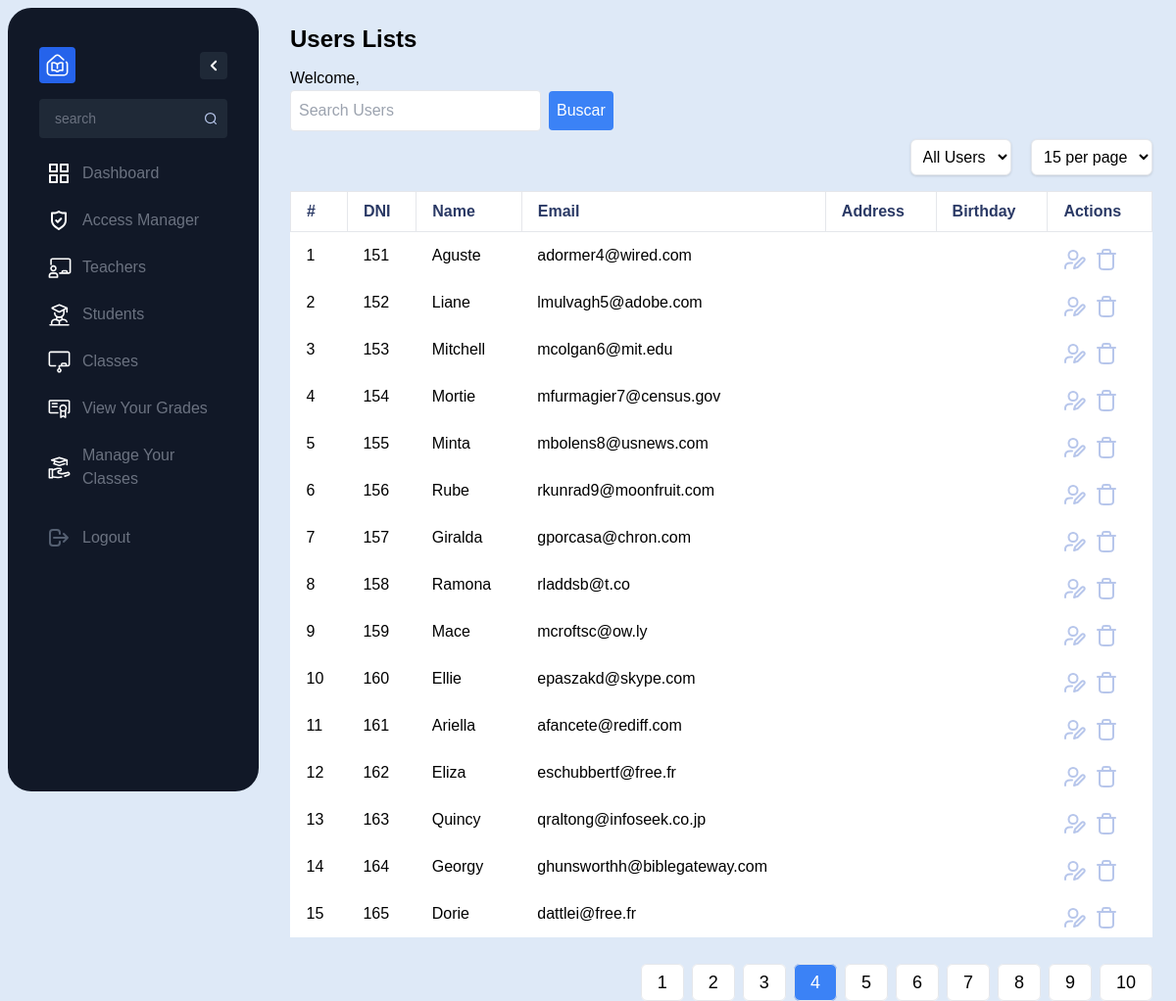
/?page=4, run on the app's committed database.
### tables this page shows
CREATE TABLE `users` (
  `id` int(11) NOT NULL,
  `username` varchar(50) NOT NULL,
  `password` varchar(50) NOT NULL,
  `email` varchar(100) DEFAULT NULL,
  `roleId` int(11) DEFAULT NULL,
  `name` varchar(255) DEFAULT NULL,
  `address` varchar(255) DEFAULT NULL,
  `birthday` date DEFAULT NULL,
  `photo` varchar(255) DEFAULT NULL
);

### src/Controller/AdminController.php (called while the page is built, shortened)
<?php
class AdminController extends UserController
{
  public function getAllUsers($userType = 'all')
  {
    try {
      $db = $this->connectDB();
      if ($userType === 'all') {
        $query = $db->query("SELECT COUNT(*) as count FROM users");
      } else {
        $stmt = $db->prepare("SELECT COUNT(*) as count FROM users WHERE roleId = :userType");
        $stmt->bindParam(':userType', $userType, PDO::PARAM_INT);
        $stmt->execute();
        return $stmt->fetch(PDO::FETCH_ASSOC)['count'];
      }
      $result = $query->fetch(PDO::FETCH_ASSOC);
      return $result['count'];
    } catch (Exception $e) {
      die('Erro: ' . $e->getMessage());
    }
  }
  public function getUsersByPage($page, $userType = 'all', $resultsPerPage = 10, $searchTerm = '')
  {
    $start = ($page - 1) * $resultsPerPage;
    try {
      $db = $this->connectDB();
      $userTypeCondition = '';
      if ($searchTerm) {
        $searchTerm = '%' . $searchTerm . '%';
        $query = $db->prepare("SELECT * FROM users WHERE name LIKE :searchTerm $userTypeCondition LIMIT :start, :limit");
        $query->bindParam(':searchTerm', $searchTerm, PDO::PARAM_STR);
      } else {
        $query = $db->prepare("SELECT * FROM users WHERE 1 = 1 $userTypeCondition LIMIT :start, :limit");
      }
      $query->bindParam(':start', $start, PDO::PARAM_INT);
      $query->bindParam(':limit', $resultsPerPage, PDO::PARAM_INT);
      $query->execute();
      return $query->fetchAll(PDO::FETCH_ASSOC);
    } catch (Exception $e) {
      die('Erro: ' . $e->getMessage());
    }
  }
}

### src/View/admin/admin_dashboard.php (the view, shortened to what this page needs)
<?php
require_once __DIR__ . '../../../Controller/AdminController.php';
function getUserTypeName($userType)
{
    switch ($userType) {
        default:
            return "Users";
    }
}
$adminController = new AdminController();
$userType = $_GET['user_type'] ?? 'all';
$resultsPerPage = $_GET['results_per_page'] ?? 15;
$currentPage = $_GET['page'] ?? 1;
$searchTerm = $_GET['search'] ?? '';
$users = $adminController->getUsersByPage($currentPage, $userType, $resultsPerPage, $searchTerm);
$totalUsers = $adminController->getAllUsers($userType);
$totalPages = ceil($totalUsers / $resultsPerPage);
?>
<!DOCTYPE html>
<html lang="en">
<head>
    <link href="/dist/output.css" rel="stylesheet">
</head>
<body class="flex">
    <nav>
        <?php include '../../View/components/sidebar.php'; ?>
    </nav>
    <div class="rounded-lg  p-6 w-screen  h-screen flex flex-col">
        <div>
            <h1 class="text-2xl font-semibold mb-3"><?php echo getUserTypeName($userType); ?> Lists</h1>
            <p>
                Welcome,
            </p>
            <div class="flex items-center mb-2">
                <input type="text" id="searchInput" class="p-2 w-64  border rounded" placeholder="Search Users">
                <button id="searchButton" class="ml-2 bg-blue-500 text-white p-2 rounded">Buscar</button>
            </div>
        </div>
        <div class="mb-4" style="text-align: right;">
            <div class="inline-block mr-4">
                <select id="userTypeFilter" class="bg-white border rounded-md p-2 shadow">
                    <option value="all" <?= ($userType == 'all') ? 'selected' : '' ?>>All Users</option>
                </select>
            </div>
            <div class="inline-block">
                <select id="resultsPerPage" class="bg-white border rounded-md p-2 shadow">
                    <option value="15" <?= ($resultsPerPage == 15) ? 'selected' : '' ?>>15 per page</option>
                </select>
            </div>
        </div>
        <table class="bg-white mb-4">
            <thead class="text-primaria border-none">
                <th class="py-2 px-4 border text-left">#</th>
                <th class="py-2 px-4 border text-left">DNI</th>
                <th class="py-2 px-4 border text-left">Name</th>
                <th class="py-2 px-4 border text-left">Email</th>
                <th class="py-2 px-4 border text-left">Address</th>
                <th class="py-2 px-4 border text-left">Birthday</th>
                <th class="py-2 px-4 border text-left">Actions</th>
            </thead>
            <tbody class="bg-white rounded-lg">
                <?php
                $count = 1;
                foreach ($users as $user) { ?>
                    <tr class="space-y-2">
                        <td class="py-2 px-4"><?= $count++; ?></td>
                        <td class="py-2 px-4 mb-64"><?= $user["id"]; ?></td>
                        <td class="py-2 px-4"><?= $user["name"]; ?></td>
                        <td class="py-2 px-4"><?= $user["email"]; ?></td>
                        <td class="py-2 px-4"><?= $user["address"]; ?></td>
                        <td class="py-2 px-4"><?= $user["birthday"]; ?></td>
                        <td class="py-2 px-4 flex space-x-2">
                            <a class="edit-button" href="../student/editUsers.php?id=<?= $user['id'] ?>">
                                <img src="/assets/user-edit.svg" alt="Editar">
                            </a>
                            <a href="../../Controller/actions/deleteUsers.php?id=<?= $user['id'] ?>">
                                <img src="/assets/trash-02.svg" alt="Deletar">
                            </a>
                        </td>
                    </tr>
                <?php } ?>
            </tbody>
        </table>
        <div class="flex justify-end mt-4">
            <ul class="pagination flex space-x-2">
                <?php for ($i = 1; $i <= $totalPages; $i++) : ?>
                    <li class="page-item">
                        <a class="page-link text-lg px-4 py-2 border rounded-md transition duration-150 <?= ($currentPage == $i) ? 'bg-blue-500 text-white' : 'bg-white hover:bg-gray-200' ?>" href="?page=<?= $i ?>"><?= $i ?></a>
                    </li>
                <?php endfor; ?>
            </ul>
        </div>
    </div>
</body>
</html>

### data on the page
users: id "151", name "Aguste", email "adormer4@wired.com"
users: id "152", name "Liane", email "lmulvagh5@adobe.com"
users: id "153", name "Mitchell", email "mcolgan6@mit.edu"
users: id "154", name "Mortie", email "mfurmagier7@census.gov"
users: id "155", name "Minta", email "mbolens8@usnews.com"
users: id "156", name "Rube", email "rkunrad9@moonfruit.com"
users: id "157", name "Giralda", email "gporcasa@chron.com"
users: id "158", name "Ramona", email "rladdsb@t.co"
users: id "159", name "Mace", email "mcroftsc@ow.ly"
users: id "160", name "Ellie", email "epaszakd@skype.com"
users: id "161", name "Ariella", email "afancete@rediff.com"
users: id "162", name "Eliza", email "eschubbertf@free.fr"
users: id "163", name "Quincy", email "qraltong@infoseek.co.jp"
users: id "164", name "Georgy", email "ghunsworthh@biblegateway.com"
users: id "165", name "Dorie", email "dattlei@free.fr"

### other printed values
getUserTypeName($userType) "Users"
